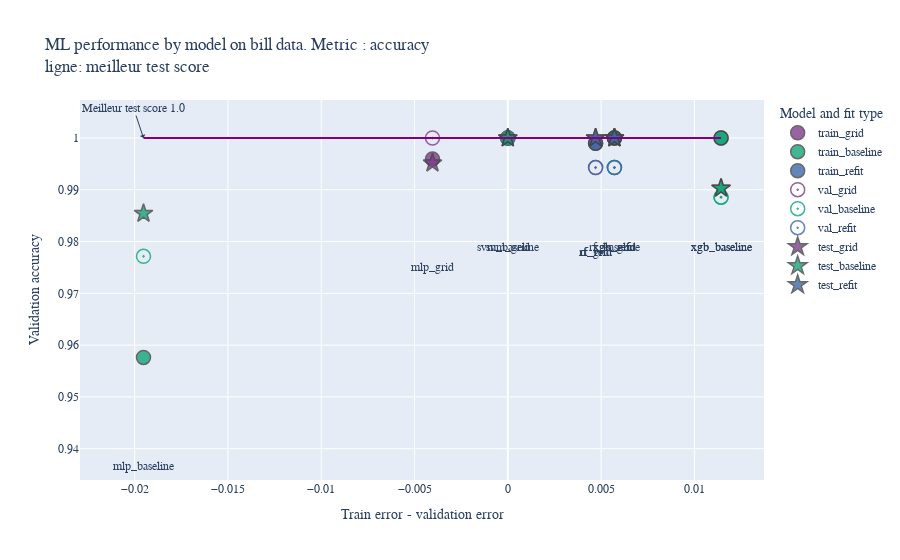

The notebook cell this image was saved under:
### Markdown cell above
Les trois métriques mentionnées ont été calculées pour les 3 échantillons de données (*train*, *validation*, *test*).
Aucun modèle n'a jamais vu les données de test (même pas pour du *early stopping*).

### Code cell
subset = scores.query("metric=='accuracy'")
fig = go.Figure()
symbols = ["circle", "circle-open-dot", "star"]
colors = ["#EF553B", "#FECB52", "#00CC96"]
colors = px.colors.qualitative.Bold

# Add traces
show_anot = 0
for ith, split in enumerate(["train", "val", "test"]):
    temp = subset.query("data_split==@split")

    for i, kind in enumerate(temp["kind"].unique()):
        color = colors[i]
        models = temp[temp["kind"] == kind]["model"].values
        fig.add_trace(
            go.Scatter(
                x=temp[temp["kind"] == kind]["difference"],
                y=temp[temp["kind"] == kind]["score"],
                mode="markers",
                name=split + "_" + kind,
                marker=dict(
                    size=14,
                    symbol=symbols[ith],
                    color=color,
                    opacity=0.8,
                    line=dict(width=1.5),
                ),
                text=models + "_" + kind,
                hovertemplate="train error - val accuracy: %{x} <br> SCORE: %{y} </br> MODEL :%{text}",
            )
        )

        if show_anot == 0:
            fig.add_trace(
                go.Scatter(
                    x=temp[temp["kind"] == kind]["difference"],
                    y=temp[temp["kind"] == kind]["score"] - 0.02,
                    mode="text",
                    text=models + "_" + kind,
                    textposition="bottom center",
                    showlegend=False,
                )
            )
    show_anot += 1
    
fig.add_shape(type='line',
                x0=np.min(subset['difference']),
                y0=np.max(subset.query("data_split=='test'")['score']),
                y1=np.max(subset.query("data_split=='test'")['score']),
                x1=np.max(subset['difference']),
                line=dict(color='Purple',),
                xref='x',
                yref='y'
                
)

best_score= np.max(subset.query("data_split=='test'")['score'])
fig.add_annotation(text= f"Meilleur test score {np.round(best_score,6)}",
                  x=np.min(subset['difference']), y=best_score, showarrow=True,arrowhead=1)

fig.update_layout(
    title=f"ML performance by model on {dataset} data. Metric : accuracy <br>ligne: meilleur test score </br>",
    xaxis_title="Train error - validation error",
    yaxis_title="Validation accuracy",
    legend_title="Model and fit type",
    font=dict(family="Courier New, monospace", size=12),
)

fig.show()

### Figure 1 — Plotly figure (JSON) as saved in the notebook; plotly's stock layout.template omitted (floating-point values rounded to 4 significant figures)
{"data": [{"hovertemplate": "train error - val accuracy: %{x} <br> SCORE: %{y} </br> MODEL :%{text}", "marker": {"color": "rgb(127, 60, 141)", "line": {"width": 1.5}, "opacity": 0.8, "size": 14, "symbol": "circle"}, "mode": "markers", "name": "train_grid", "text": ["rf_grid", "svm_grid", "xgb_grid", "mlp_grid"], "type": "scatter", "x": [0.004705, 0, 0.005714, -0.004036], "y": [0.999, 1, 1, 0.996]}, {"mode": "text", "showlegend": false, "text": ["rf_grid", "svm_grid", "xgb_grid", "mlp_grid"], "textposition": "bottom center", "type": "scatter", "x": [0.004705, 0, 0.005714, -0.004036], "y": [0.979, 0.98, 0.98, 0.976]}, {"hovertemplate": "train error - val accuracy: %{x} <br> SCORE: %{y} </br> MODEL :%{text}", "marker": {"color": "rgb(17, 165, 121)", "line": {"width": 1.5}, "opacity": 0.8, "size": 14, "symbol": "circle"}, "mode": "markers", "name": "train_baseline", "text": ["rf_baseline", "mlp_baseline", "xgb_baseline", "xgb_baseline", "svm_baseline"], "type": "scatter", "x": [0.005714, -0.01952, 0.01143, 0.01143, 0], "y": [1, 0.9576, 1, 1, 1]}, {"mode": "text", "showlegend": false, "text": ["rf_baseline", "mlp_baseline", "xgb_baseline", "xgb_baseline", "svm_baseline"], "textposition": "bottom center", "type": "scatter", "x": [0.005714, -0.01952, 0.01143, 0.01143, 0], "y": [0.98, 0.9376, 0.98, 0.98, 0.98]}, {"hovertemplate": "train error - val accuracy: %{x} <br> SCORE: %{y} </br> MODEL :%{text}", "marker": {"color": "rgb(57, 105, 172)", "line": {"width": 1.5}, "opacity": 0.8, "size": 14, "symbol": "circle"}, "mode": "markers", "name": "train_refit", "text": ["xgb_refit", "rf_refit"], "type": "scatter", "x": [0.005714, 0.004705], "y": [1, 0.999]}, {"mode": "text", "showlegend": false, "text": ["xgb_refit", "rf_refit"], "textposition": "bottom center", "type": "scatter", "x": [0.005714, 0.004705], "y": [0.98, 0.979]}, {"hovertemplate": "train error - val accuracy: %{x} <br> SCORE: %{y} </br> MODEL :%{text}", "marker": {"color": "rgb(127, 60, 141)", "line": {"width": 1.5}, "opacity": 0.8, "size": 14, "symbol": "circle-open-dot"}, "mode": "markers", "name": "val_grid", "text": ["rf_grid", "svm_grid", "xgb_grid", "mlp_grid"], "type": "scatter", "x": [0.004705, 0, 0.005714, -0.004036], "y": [0.9943, 1, 0.9943, 1]}, {"hovertemplate": "train error - val accuracy: %{x} <br> SCORE: %{y} </br> MODEL :%{text}", "marker": {"color": "rgb(17, 165, 121)", "line": {"width": 1.5}, "opacity": 0.8, "size": 14, "symbol": "circle-open-dot"}, "mode": "markers", "name": "val_baseline", "text": ["rf_baseline", "mlp_baseline", "xgb_baseline", "xgb_baseline", "svm_baseline"], "type": "scatter", "x": [0.005714, -0.01952, 0.01143, 0.01143, 0], "y": [0.9943, 0.9771, 0.9886, 0.9886, 1]}, {"hovertemplate": "train error - val accuracy: %{x} <br> SCORE: %{y} </br> MODEL :%{text}", "marker": {"color": "rgb(57, 105, 172)", "line": {"width": 1.5}, "opacity": 0.8, "size": 14, "symbol": "circle-open-dot"}, "mode": "markers", "name": "val_refit", "text": ["xgb_refit", "rf_refit"], "type": "scatter", "x": [0.005714, 0.004705], "y": [0.9943, 0.9943]}, {"hovertemplate": "train error - val accuracy: %{x} <br> SCORE: %{y} </br> MODEL :%{text}", "marker": {"color": "rgb(127, 60, 141)", "line": {"width": 1.5}, "opacity": 0.8, "size": 14, "symbol": "star"}, "mode": "markers", "name": "test_grid", "text": ["rf_grid", "svm_grid", "xgb_grid", "mlp_grid"], "type": "scatter", "x": [0.004705, 0, 0.005714, -0.004036], "y": [1, 1, 1, 0.9951]}, {"hovertemplate": "train error - val accuracy: %{x} <br> SCORE: %{y} </br> MODEL :%{text}", "marker": {"color": "rgb(17, 165, 121)", "line": {"width": 1.5}, "opacity": 0.8, "size": 14, "symbol": "star"}, "mode": "markers", "name": "test_baseline", "text": ["rf_baseline", "mlp_baseline", "xgb_baseline", "xgb_baseline", "svm_baseline"], "type": "scatter", "x": [0.005714, -0.01952, 0.01143, 0.01143, 0], "y": [1, 0.9854, 0.9903, 0.9903, 1]}, {"hovertemplate": "train error - val accuracy: %{x} <br> SCORE: %{y} </br> MODEL :%{text}", "marker": {"color": "rgb(57, 105, 172)", "line": {"width": 1.5}, "opacity": 0.8, "size": 14, "symbol": "star"}, "mode": "markers", "name": "test_refit", "text": ["xgb_refit", "rf_refit"], "type": "scatter", "x": [0.005714, 0.004705], "y": [1, 1]}], "layout": {"annotations": [{"arrowhead": 1, "showarrow": true, "text": "Meilleur test score 1.0", "x": -0.01952, "y": 1}], "autosize": true, "font": {"family": "Courier New, monospace", "size": 12}, "legend": {"title": {"text": "Model and fit type"}}, "shapes": [{"line": {"color": "Purple"}, "type": "line", "x0": -0.01952, "x1": 0.01143, "xref": "x", "y0": 1, "y1": 1, "yref": "y"}], "title": {"text": "ML performance by model on bill data. Metric : accuracy <br>ligne: meilleur test score </br>"}, "xaxis": {"autorange": true, "range": [-0.02397, 0.01373], "title": {"text": "Train error - validation error"}, "type": "linear"}, "yaxis": {"autorange": true, "range": [0.9334, 1.018], "title": {"text": "Validation accuracy"}, "type": "linear"}}}
